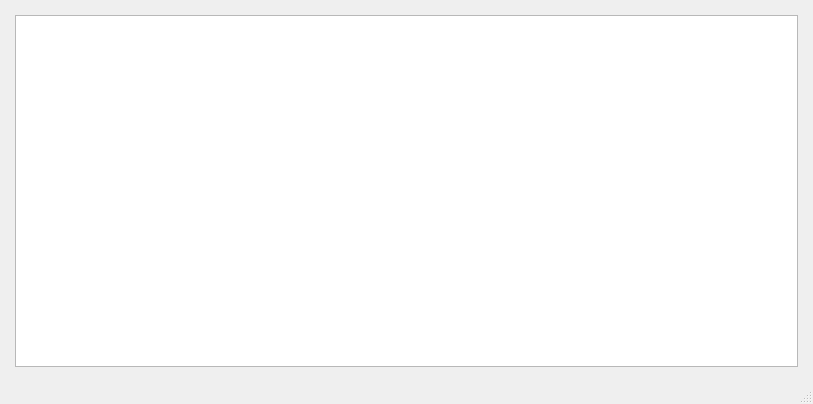
<?xml version="1.0" encoding="UTF-8"?>
<ui version="4.0">
 <class>MainWindow</class>
 <widget class="QMainWindow" name="MainWindow">
  <property name="geometry">
   <rect>
    <x>0</x>
    <y>0</y>
    <width>813</width>
    <height>404</height>
   </rect>
  </property>
  <property name="windowTitle">
   <string>Coffee</string>
  </property>
  <widget class="QWidget" name="centralwidget">
   <property name="enabled">
    <bool>true</bool>
   </property>
   <layout class="QGridLayout" name="gridLayout">
    <property name="leftMargin">
     <number>15</number>
    </property>
    <property name="topMargin">
     <number>15</number>
    </property>
    <property name="rightMargin">
     <number>15</number>
    </property>
    <property name="bottomMargin">
     <number>15</number>
    </property>
    <property name="spacing">
     <number>15</number>
    </property>
    <item row="1" column="0">
     <widget class="QTableWidget" name="tableWidget"/>
    </item>
   </layout>
  </widget>
  <widget class="QMenuBar" name="menubar">
   <property name="geometry">
    <rect>
     <x>0</x>
     <y>0</y>
     <width>813</width>
     <height>21</height>
    </rect>
   </property>
  </widget>
  <widget class="QStatusBar" name="statusbar"/>
 </widget>
 <resources/>
 <connections/>
</ui>
